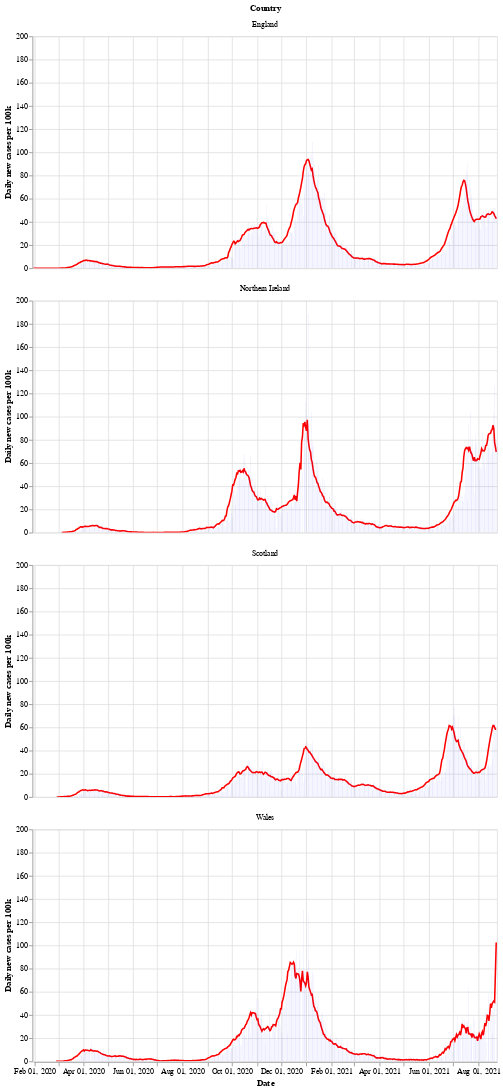

Here is the notebook cell this chart was saved with:
### Markdown cell above
Next is a bar chart of the number of new cases in each country (per 100k population), with the 7 day moving average of cases. Again we see that Wales saw a longer period of raising and falling cases compared to the other countries.

After a period of cases falling, each nation is now seeing a rise in the number of cases - especially in Wales.

### Code cell
# collapse
bars = alt.Chart(uk_cases).mark_bar().encode(
    x=alt.X("yearmonthdate(date):T", axis=alt.Axis(title='Date')),
    y=alt.Y("newCasesRate:Q", axis=alt.Axis(title='Daily new cases per 100k')),
    tooltip='newCasesRate',
    color=alt.condition(
        alt.datum.dailyChange > 0,
        alt.value("orange"),  # The positive color
        alt.value("blue")  # The negative color
    )
).properties(title='New cases per 100k population with rolling 7 day average', width=600).interactive()
line = alt.Chart(uk_cases).mark_line(
    color='red',
    size=2,
).transform_window(
    rolling_mean='mean(newCasesRate)',
    frame=[0, 7],
    groupby=['areaName']
).encode(
    x='yearmonthdate(date):T',
    y='rolling_mean:Q'
)
alt.layer(line, bars, data=uk_cases).facet(alt.Row('areaName', title='Country'), columns=1)

### Figure 1 — Vega-Lite specification as saved in the notebook (floating-point values rounded to 4 significant figures; data arrays with more than 128 entries replaced by an {"elided": "..."} marker saying what was removed)
{"config": {"view": {"continuousWidth": 400, "continuousHeight": 300}}, "data": {"name": "data-a47f65124fec27dd96c9f886a36e33a3"}, "facet": {"type": "nominal", "field": "areaName", "title": "Country"}, "spec": {"layer": [{"mark": {"type": "line", "color": "red", "size": 2}, "encoding": {"x": {"type": "temporal", "field": "date", "timeUnit": "yearmonthdate"}, "y": {"type": "quantitative", "field": "rolling_mean"}}, "transform": [{"window": [{"op": "mean", "field": "newCasesRate", "as": "rolling_mean"}], "frame": [0, 7], "groupby": ["areaName"]}]}, {"mark": "bar", "encoding": {"color": {"condition": {"value": "orange", "test": "(datum.dailyChange > 0)"}, "value": "blue"}, "tooltip": {"type": "quantitative", "field": "newCasesRate"}, "x": {"type": "temporal", "axis": {"title": "Date"}, "field": "date", "timeUnit": "yearmonthdate"}, "y": {"type": "quantitative", "axis": {"title": "Daily new cases per 100k"}, "field": "newCasesRate"}}, "selection": {"selector002": {"type": "interval", "bind": "scales", "encodings": ["x", "y"]}}, "title": "New cases per 100k population with rolling 7 day average", "width": 600}]}, "columns": 1, "$schema": "https://vega.github.io/schema/vega-lite/v4.8.1.json", "datasets": {"data-a47f65124fec27dd96c9f886a36e33a3": {"elided": "2196 records"}}}
